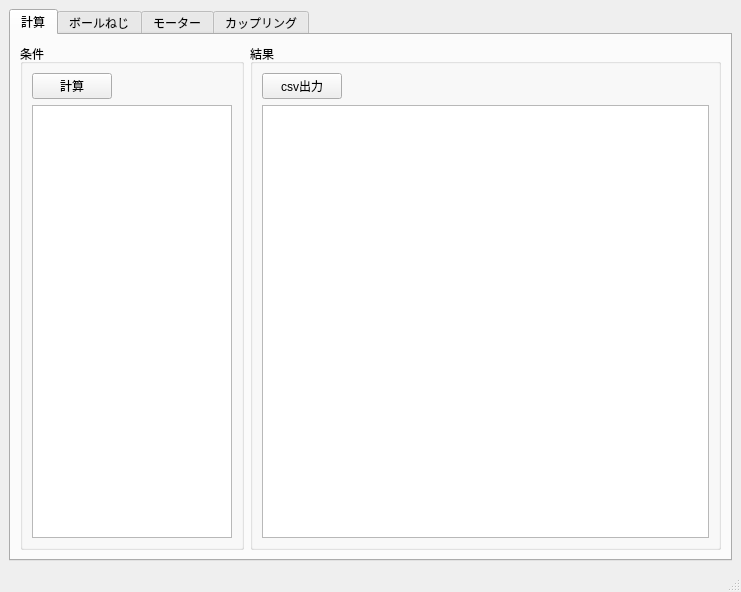
<?xml version="1.0" encoding="UTF-8"?>
<ui version="4.0">
 <class>MainWindow</class>
 <widget class="QMainWindow" name="MainWindow">
  <property name="geometry">
   <rect>
    <x>0</x>
    <y>0</y>
    <width>741</width>
    <height>592</height>
   </rect>
  </property>
  <property name="windowTitle">
   <string>MainWindow</string>
  </property>
  <widget class="QWidget" name="centralwidget">
   <layout class="QHBoxLayout" name="horizontalLayout">
    <item>
     <widget class="QTabWidget" name="tabWidget">
      <property name="currentIndex">
       <number>0</number>
      </property>
      <widget class="QWidget" name="tab_cal">
       <attribute name="title">
        <string>計算</string>
       </attribute>
       <layout class="QHBoxLayout" name="horizontalLayout_3">
        <item>
         <widget class="QGroupBox" name="groupBox">
          <property name="sizePolicy">
           <sizepolicy hsizetype="Maximum" vsizetype="Preferred">
            <horstretch>0</horstretch>
            <verstretch>0</verstretch>
           </sizepolicy>
          </property>
          <property name="title">
           <string>条件</string>
          </property>
          <layout class="QVBoxLayout" name="verticalLayout">
           <item>
            <layout class="QHBoxLayout" name="horizontalLayout_2">
             <item>
              <widget class="QPushButton" name="pushButton_calicurate">
               <property name="text">
                <string>計算</string>
               </property>
              </widget>
             </item>
             <item>
              <spacer name="horizontalSpacer">
               <property name="orientation">
                <enum>Qt::Horizontal</enum>
               </property>
               <property name="sizeHint" stdset="0">
                <size>
                 <width>40</width>
                 <height>20</height>
                </size>
               </property>
              </spacer>
             </item>
            </layout>
           </item>
           <item>
            <widget class="DictTableView" name="tableView_conditions">
             <property name="sizePolicy">
              <sizepolicy hsizetype="Expanding" vsizetype="Expanding">
               <horstretch>0</horstretch>
               <verstretch>0</verstretch>
              </sizepolicy>
             </property>
             <property name="maximumSize">
              <size>
               <width>200</width>
               <height>16777215</height>
              </size>
             </property>
            </widget>
           </item>
          </layout>
         </widget>
        </item>
        <item>
         <widget class="QGroupBox" name="groupBox_2">
          <property name="title">
           <string>結果</string>
          </property>
          <layout class="QVBoxLayout" name="verticalLayout_2">
           <item>
            <layout class="QHBoxLayout" name="horizontalLayout_4">
             <item>
              <widget class="QPushButton" name="pushButton_csv">
               <property name="text">
                <string>csv出力</string>
               </property>
              </widget>
             </item>
             <item>
              <spacer name="horizontalSpacer_2">
               <property name="orientation">
                <enum>Qt::Horizontal</enum>
               </property>
               <property name="sizeHint" stdset="0">
                <size>
                 <width>40</width>
                 <height>20</height>
                </size>
               </property>
              </spacer>
             </item>
            </layout>
           </item>
           <item>
            <widget class="DictTableView" name="tableView_result"/>
           </item>
          </layout>
         </widget>
        </item>
       </layout>
      </widget>
      <widget class="QWidget" name="tab_ballscrew">
       <attribute name="title">
        <string>ボールねじ</string>
       </attribute>
       <layout class="QVBoxLayout" name="verticalLayout_5">
        <item>
         <widget class="DictTableView" name="tableView_ballscrew"/>
        </item>
       </layout>
      </widget>
      <widget class="QWidget" name="tab_motor">
       <attribute name="title">
        <string>モーター</string>
       </attribute>
       <layout class="QVBoxLayout" name="verticalLayout_4">
        <item>
         <widget class="DictTableView" name="tableView_motor"/>
        </item>
       </layout>
      </widget>
      <widget class="QWidget" name="tab_coupling">
       <attribute name="title">
        <string>カップリング</string>
       </attribute>
       <layout class="QVBoxLayout" name="verticalLayout_3">
        <item>
         <widget class="DictTableView" name="tableView_coupling"/>
        </item>
       </layout>
      </widget>
     </widget>
    </item>
   </layout>
  </widget>
  <widget class="QMenuBar" name="menubar">
   <property name="geometry">
    <rect>
     <x>0</x>
     <y>0</y>
     <width>741</width>
     <height>21</height>
    </rect>
   </property>
  </widget>
  <widget class="QStatusBar" name="statusbar"/>
 </widget>
 <customwidgets>
  <customwidget>
   <class>DictTableView</class>
   <extends>QTableView</extends>
   <header location="global">model</header>
  </customwidget>
 </customwidgets>
 <resources/>
 <connections/>
</ui>
